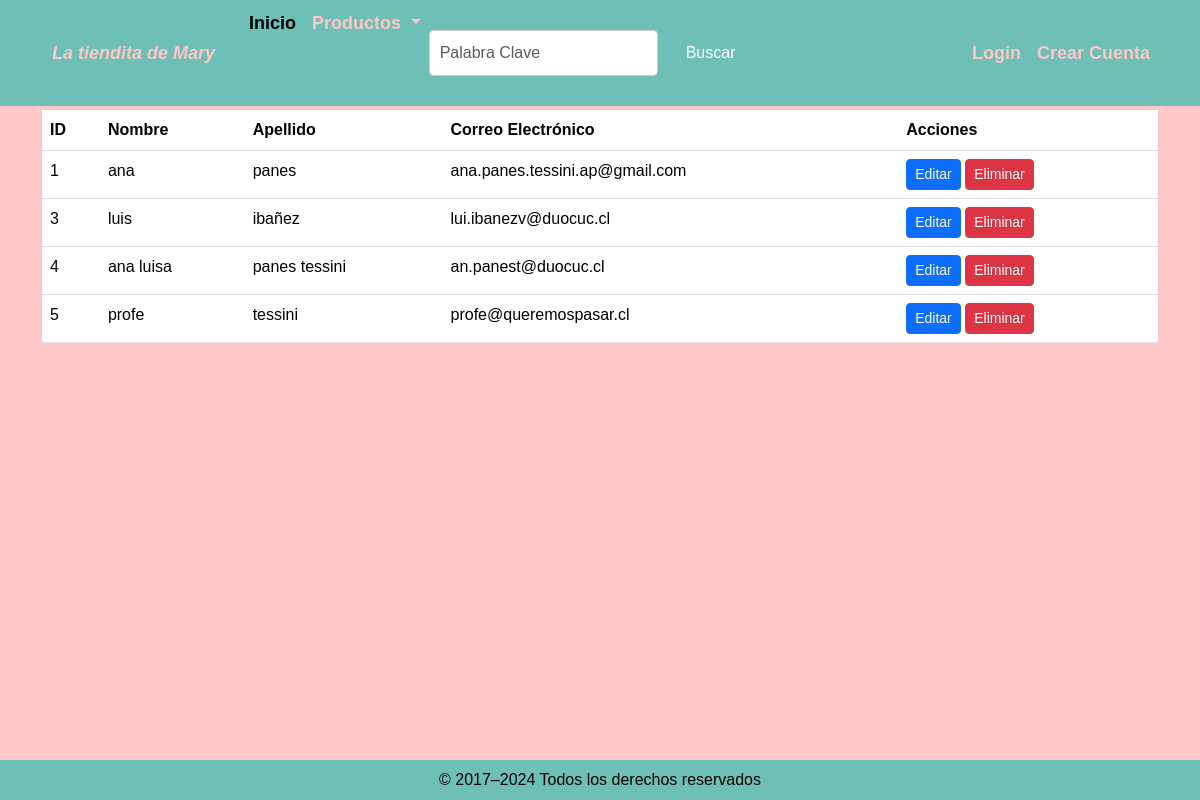
Screenshot of /usuarios/ with the database file from the repository.
### productosApp/models.py (models this page shows, shortened)
class Usuario(models.Model):
    nombre = models.CharField(max_length=100)
    apellido = models.CharField(max_length=100)
    correo = models.EmailField(unique=True)
    password = models.CharField(
        max_length=12,
        validators=[
            MinLengthValidator(8),  # Mínimo 8 caracteres
            MaxLengthValidator(12)  # Máximo 12 caracteres
        ]
    )

### productosApp/views.py (the view)
# urls.py: path('usuarios/', views.lista_usuarios, name='lista_usuarios'),
def lista_usuarios(request):
    usuarios = Usuario.objects.all()
    return render(request, 'productosApp/lista_usuarios.html', {'usuarios': usuarios})

### productosApp/templates/productosApp/lista_usuarios.html (shortened to what this page needs)
{% load static %}
<!DOCTYPE html>
<html lang="en">
<head>
    <link href="https://cdn.jsdelivr.net/npm/bootstrap@5.3.3/dist/css/bootstrap.min.css" rel="stylesheet">
    <link rel="stylesheet" href="{% static 'productosApp/index.css' %}">
</head>
<body>
<nav class="navbar navbar-expand-lg fixed-top">
    <div class="container">
        <a class="navbar-brand" href="{% url 'index' %}"><i>La tiendita de Mary</i></a>
        <div class="collapse navbar-collapse" id="navbarSupportedContent">
            <ul class="navbar-nav me-auto mb-2 mb-lg-0">
                <li class="nav-item col-6 col-lg-auto">
                    <a class="nav-link active" aria-current="page" href="{% url 'index' %}">Inicio</a>
                </li>
                <li class="nav-item dropdown col-6 col-lg-auto">
                    <a class="nav-link dropdown-toggle" href="" role="button" data-bs-toggle="dropdown" aria-expanded="true">
                        Productos
                    </a>
                </li>
                <form class="d-flex buscar" role="search">
                    <input class="form-control me-2" type="search" placeholder="Palabra Clave" aria-label="Search">
                    <button class="btn button" type="submit">Buscar</button>
                </form>
            </ul>
            <ul class="navbar-nav mb-2 mb-lg-0">
                <li class="nav-item col-6 col-lg-auto">
                    <a class="nav-link" href="{% url 'login' %}">Login</a>
                </li>
                <li class="nav-item col-6 col-lg-auto">
                    <a class="nav-link" href="{% url 'registro' %}">Crear Cuenta</a>
                </li>
            </ul>
        </div>
    </div>
</nav>
<section class="container mt-5">
    <h2 class="mb-4">Lista de Usuarios</h2>
    <div class="table-responsive">
        <table class="table table-hover">
            <thead>
                <tr>
                    <th>ID</th>
                    <th>Nombre</th>
                    <th>Apellido</th>
                    <th>Correo Electrónico</th>
                    <th>Acciones</th>
                </tr>
            </thead>
            <tbody>
                {% for usuario in usuarios %}
                <tr>
                    <td>{{ usuario.id }}</td>
                    <td>{{ usuario.nombre }}</td>
                    <td>{{ usuario.apellido }}</td>
                    <td>{{ usuario.correo }}</td>
                    <td>
                        <a href="{% url 'actualizar_usuario' usuario.id %}" class="btn btn-sm btn-primary">Editar</a>
                        <form action="{% url 'eliminar_usuario' usuario.id %}" method="POST" style="display: inline;">
                            <button type="submit" class="btn btn-sm btn-danger" onclick="return confirm('¿Estás seguro de eliminar este usuario?')">Eliminar</button>
                        </form>
                    </td>
                </tr>
                {% endfor %}
            </tbody>
        </table>
    </div>
</section>
<footer class="p-2 text-center">
    <div class="container">
        <p class="footer-light text-black">© 2017–2024 Todos los derechos reservados</p>
    </div>
</footer>
</body>
</html>

### productosApp/static/productosApp/index.css (style rules this page uses)
html { height: 100%; }
body { margin-top: auto; display: flex; flex-direction: column; min-height: 100%; background-color: #ffc7c7; font-family: Arial, sans-serif; }
.navbar { background-color: #6ebfb5; margin-top: auto; padding: 10px 0; }
.navbar a { color: #ffc7c7; font-weight: 600; font-size: 18px; text-decoration: none; padding: 0 10px; }
.buscar { display: flex; align-items: center; margin: 20px auto; max-width: 600px; }
.buscar input { flex: 1; padding: 10px; font-size: 16px; border: 1px solid #ccc; border-radius: 4px; margin-right: 10px; }
.buscar button { background-color: #6ebfb5; color: #fff; border: none; padding: 10px 20px; font-size: 16px; cursor: pointer; border-radius: 4px; transition: background-color 0.3s ease; }
footer { position: fixed; bottom: 0; width: 100%; height: 40px; background-color: #6ebfb5; text-align: center; padding: 10px 0; }

### rows the page displays
Usuario: id "1", nombre "ana", apellido "panes", correo "ana.panes.tessini.ap@gmail.com"
Usuario: id "3", nombre "luis", apellido "ibañez", correo "lui.ibanezv@duocuc.cl"
Usuario: id "4", nombre "ana luisa", apellido "panes tessini", correo "an.panest@duocuc.cl"
Usuario: id "5", nombre "profe", apellido "tessini", correo "profe@queremospasar.cl"
